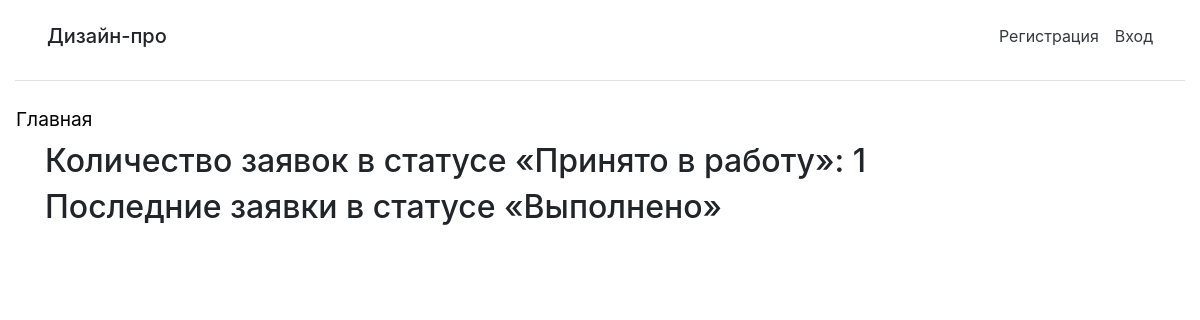
The app's page /, older data.
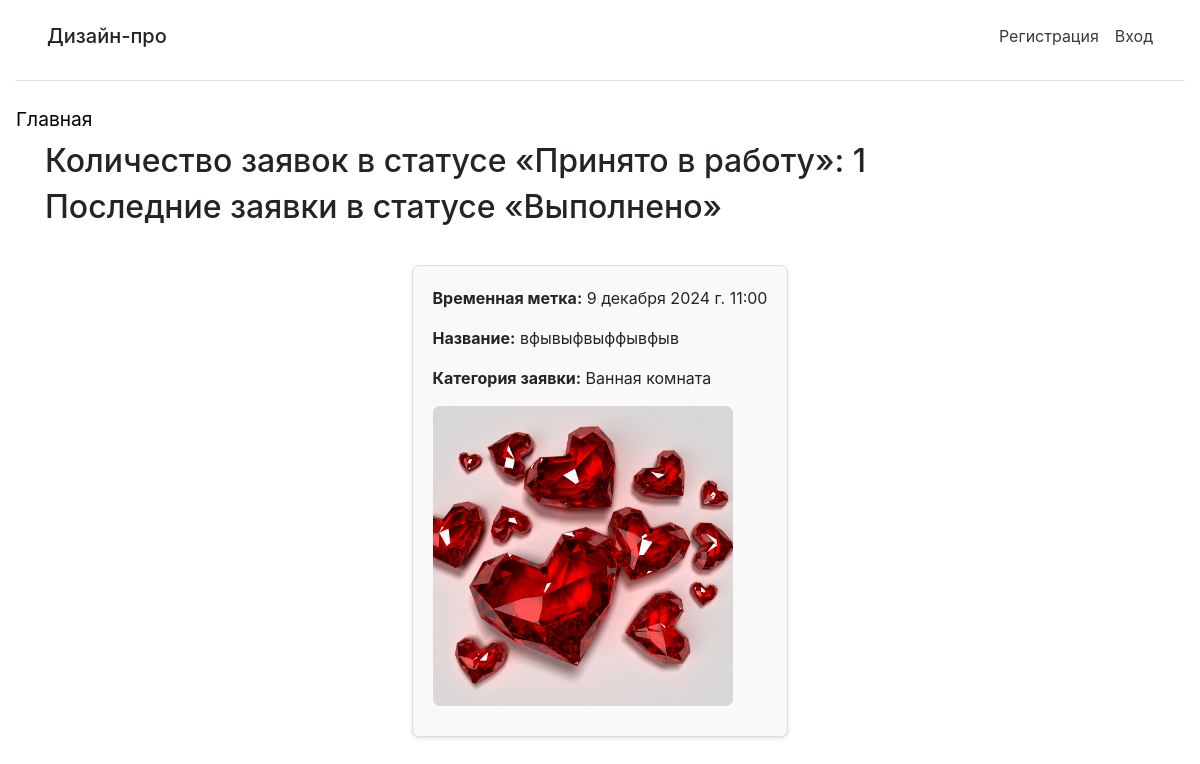
The same page, newer data.
### main/models.py (models this page shows, shortened)
class CreateRequest(models.Model):
    STATUS_CHOICES = (
        ('new', 'Новая'),
        ('in_progress', 'Принято в работу'),
        ('completed', 'Выполнено'),
    )
    user = models.ForeignKey(AdvUser, on_delete=models.CASCADE, verbose_name='Пользователь')
    title = models.CharField(max_length=200, verbose_name='Название')
    description = models.TextField(verbose_name='Описание')
    category = models.ForeignKey(Category, on_delete=models.CASCADE, verbose_name='Категория')
    photo = models.ImageField(upload_to='photos/%Y/%m/%d/', verbose_name='Фото помещения', blank=True, null=True)
    timestamp = models.DateTimeField(auto_now_add=True, verbose_name='Временная метка')
    status = models.CharField(max_length=20, choices=STATUS_CHOICES, default='new', verbose_name='Статус')
    design_image = models.ImageField(upload_to='designs/%Y/%m/%d/', verbose_name='Изображение дизайна', blank=True,null=True)
    comment = models.TextField(verbose_name='Комментарий', blank=True, null=True)

class Category(models.Model):
    name = models.CharField(max_length=100, verbose_name='Категория', unique=True)
    def __str__(self):
        return self.name

### main/views.py (the view)
# urls.py: path('', index, name='index'),
def index(request):
    completed_requests = CreateRequest.objects.filter(status='completed').order_by('-timestamp')[:4]
    in_progress_count = CreateRequest.objects.filter(status='in_progress').count()
    context = {
        'completed_requests': completed_requests,
        'in_progress_count': in_progress_count,
    }
    return render(request, 'main/index.html', context)

### main/templates/main/index.html (shortened to what this page needs)
{% extends "layout/basic.html" %}
{% load static %}
{% block content %}
<h2>Количество заявок в статусе «Принято в работу»: {{ in_progress_count }}</h2>
<h2>Последние заявки в статусе «Выполнено»</h2>
<ul style="display: flex; flex-wrap: wrap; justify-content: center; gap: 30px; list-style-type: none; padding: 0;">
    {% for request in completed_requests %}
        <li style="max-width: 400px; background-color: #f9f9f9; border: 1px solid #ddd; border-radius: 7px; margin-top: 30px; padding: 20px; margin-bottom: 20px; box-shadow: 0 2px 4px rgba(0, 0, 0, 0.1);">
            <p><strong>Временная метка:</strong> {{ request.timestamp }}</p>
            <p><strong>Название:</strong> {{ request.title }}</p>
            <p><strong>Категория заявки:</strong> {{ request.category }}</p>
            {% if request.photo %}
                <div class="request-photo-container">
                    <img src="{{ request.photo.url }}" alt="{{ request.title }}" style="max-width: 300px; max-height: 400px; border-radius: 7px; margin-bottom: 10px;" class="request-photo" data-design-image="{% if request.design_image %}{{ request.design_image.url }}{% endif %}">
                </div>
            {% endif %}
        </li>
    {% endfor %}
</ul>
{% endblock %}

Row changes from the older to the newer data that the page shows:
added CreateRequest: timestamp "9 декабря 2024 г. 11:00", title "вфывыфвыффывфыв", category "Ванная комната", photo (picture)
